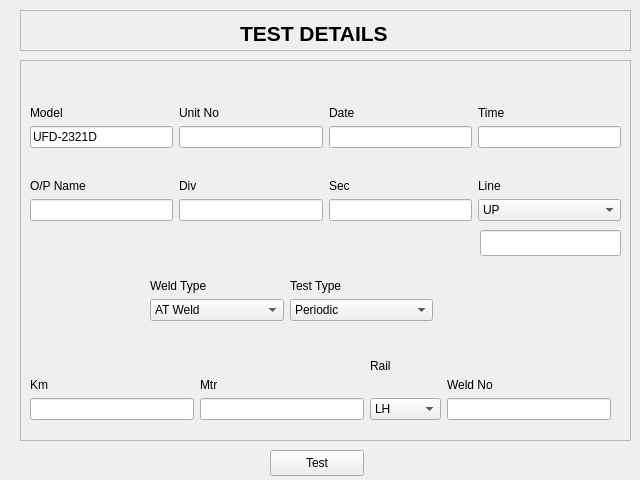
<?xml version="1.0" encoding="UTF-8"?>
<ui version="4.0">
 <class>testdetail0</class>
 <widget class="QWidget" name="testdetail0">
  <property name="geometry">
   <rect>
    <x>0</x>
    <y>0</y>
    <width>640</width>
    <height>480</height>
   </rect>
  </property>
  <widget class="QPushButton" name="TestButton">
   <property name="geometry">
    <rect>
     <x>270</x>
     <y>450</y>
     <width>94</width>
     <height>26</height>
    </rect>
   </property>
   <property name="text">
    <string>Test</string>
   </property>
  </widget>
  <widget class="QFrame" name="frameMain">
   <property name="geometry">
    <rect>
     <x>20</x>
     <y>60</y>
     <width>611</width>
     <height>381</height>
    </rect>
   </property>
   <property name="frameShape">
    <enum>QFrame::Shape::StyledPanel</enum>
   </property>
   <property name="frameShadow">
    <enum>QFrame::Shadow::Raised</enum>
   </property>
   <widget class="QWidget" name="gridLayoutWidget">
    <property name="geometry">
     <rect>
      <x>10</x>
      <y>20</y>
      <width>591</width>
      <height>141</height>
     </rect>
    </property>
    <layout class="QGridLayout" name="gridLayout">
     <item row="1" column="1">
      <widget class="QLineEdit" name="unitEdit">
       <property name="readOnly">
        <bool>true</bool>
       </property>
      </widget>
     </item>
     <item row="1" column="0">
      <widget class="QLineEdit" name="modelEdit">
       <property name="text">
        <string>UFD-2321D</string>
       </property>
       <property name="readOnly">
        <bool>true</bool>
       </property>
      </widget>
     </item>
     <item row="3" column="3">
      <widget class="QComboBox" name="lineCombo">
       <property name="maximumSize">
        <size>
         <width>16777215</width>
         <height>16777215</height>
        </size>
       </property>
       <item>
        <property name="text">
         <string>UP</string>
        </property>
       </item>
       <item>
        <property name="text">
         <string>DN</string>
        </property>
       </item>
       <item>
        <property name="text">
         <string>UD</string>
        </property>
       </item>
       <item>
        <property name="text">
         <string>SL</string>
        </property>
       </item>
       <item>
        <property name="text">
         <string>ByPass UP</string>
        </property>
       </item>
       <item>
        <property name="text">
         <string>ByPass DN</string>
        </property>
       </item>
       <item>
        <property name="text">
         <string>ByPass SL</string>
        </property>
       </item>
       <item>
        <property name="text">
         <string>L1</string>
        </property>
       </item>
       <item>
        <property name="text">
         <string>L2</string>
        </property>
       </item>
       <item>
        <property name="text">
         <string>L3</string>
        </property>
       </item>
       <item>
        <property name="text">
         <string>L4</string>
        </property>
       </item>
       <item>
        <property name="text">
         <string>L5</string>
        </property>
       </item>
       <item>
        <property name="text">
         <string>L6</string>
        </property>
       </item>
       <item>
        <property name="text">
         <string>L7</string>
        </property>
       </item>
       <item>
        <property name="text">
         <string>L8</string>
        </property>
       </item>
       <item>
        <property name="text">
         <string>Others</string>
        </property>
       </item>
      </widget>
     </item>
     <item row="3" column="0">
      <widget class="QLineEdit" name="opEdit"/>
     </item>
     <item row="2" column="3">
      <widget class="QLabel" name="label_line">
       <property name="text">
        <string>Line</string>
       </property>
       <property name="alignment">
        <set>Qt::AlignmentFlag::AlignBottom|Qt::AlignmentFlag::AlignLeading|Qt::AlignmentFlag::AlignLeft</set>
       </property>
      </widget>
     </item>
     <item row="0" column="2">
      <widget class="QLabel" name="label_date">
       <property name="text">
        <string>Date</string>
       </property>
       <property name="alignment">
        <set>Qt::AlignmentFlag::AlignBottom|Qt::AlignmentFlag::AlignLeading|Qt::AlignmentFlag::AlignLeft</set>
       </property>
      </widget>
     </item>
     <item row="1" column="2">
      <widget class="QLineEdit" name="dateEdit"/>
     </item>
     <item row="0" column="0">
      <widget class="QLabel" name="label_model">
       <property name="text">
        <string>Model</string>
       </property>
       <property name="alignment">
        <set>Qt::AlignmentFlag::AlignBottom|Qt::AlignmentFlag::AlignLeading|Qt::AlignmentFlag::AlignLeft</set>
       </property>
      </widget>
     </item>
     <item row="0" column="1">
      <widget class="QLabel" name="label_unit">
       <property name="text">
        <string>Unit No</string>
       </property>
       <property name="alignment">
        <set>Qt::AlignmentFlag::AlignBottom|Qt::AlignmentFlag::AlignLeading|Qt::AlignmentFlag::AlignLeft</set>
       </property>
      </widget>
     </item>
     <item row="2" column="2">
      <widget class="QLabel" name="label_sec">
       <property name="text">
        <string>Sec</string>
       </property>
       <property name="alignment">
        <set>Qt::AlignmentFlag::AlignBottom|Qt::AlignmentFlag::AlignLeading|Qt::AlignmentFlag::AlignLeft</set>
       </property>
      </widget>
     </item>
     <item row="2" column="0">
      <widget class="QLabel" name="label_op">
       <property name="text">
        <string>O/P Name</string>
       </property>
       <property name="alignment">
        <set>Qt::AlignmentFlag::AlignBottom|Qt::AlignmentFlag::AlignLeading|Qt::AlignmentFlag::AlignLeft</set>
       </property>
      </widget>
     </item>
     <item row="3" column="1">
      <widget class="QLineEdit" name="divEdit"/>
     </item>
     <item row="3" column="2">
      <widget class="QLineEdit" name="secEdit"/>
     </item>
     <item row="0" column="3">
      <widget class="QLabel" name="label_time">
       <property name="text">
        <string>Time</string>
       </property>
       <property name="alignment">
        <set>Qt::AlignmentFlag::AlignBottom|Qt::AlignmentFlag::AlignLeading|Qt::AlignmentFlag::AlignLeft</set>
       </property>
      </widget>
     </item>
     <item row="1" column="3">
      <widget class="QLineEdit" name="timeEdit"/>
     </item>
     <item row="2" column="1">
      <widget class="QLabel" name="label_div">
       <property name="text">
        <string>Div</string>
       </property>
       <property name="alignment">
        <set>Qt::AlignmentFlag::AlignBottom|Qt::AlignmentFlag::AlignLeading|Qt::AlignmentFlag::AlignLeft</set>
       </property>
      </widget>
     </item>
    </layout>
   </widget>
   <widget class="QLineEdit" name="lineothersEdit">
    <property name="enabled">
     <bool>true</bool>
    </property>
    <property name="geometry">
     <rect>
      <x>460</x>
      <y>170</y>
      <width>141</width>
      <height>26</height>
     </rect>
    </property>
   </widget>
   <widget class="QWidget" name="gridLayoutWidget_3">
    <property name="geometry">
     <rect>
      <x>130</x>
      <y>190</y>
      <width>283</width>
      <height>71</height>
     </rect>
    </property>
    <layout class="QGridLayout" name="gridLayout_3">
     <item row="0" column="0">
      <widget class="QLabel" name="label_weldtype">
       <property name="minimumSize">
        <size>
         <width>120</width>
         <height>0</height>
        </size>
       </property>
       <property name="maximumSize">
        <size>
         <width>120</width>
         <height>16777215</height>
        </size>
       </property>
       <property name="text">
        <string>Weld Type</string>
       </property>
       <property name="alignment">
        <set>Qt::AlignmentFlag::AlignBottom|Qt::AlignmentFlag::AlignLeading|Qt::AlignmentFlag::AlignLeft</set>
       </property>
      </widget>
     </item>
     <item row="1" column="0">
      <widget class="QComboBox" name="weldTypeCombo">
       <item>
        <property name="text">
         <string>AT Weld</string>
        </property>
       </item>
       <item>
        <property name="text">
         <string>FB Weld</string>
        </property>
       </item>
       <item>
        <property name="text">
         <string>COMB Weld</string>
        </property>
       </item>
       <item>
        <property name="text">
         <string>SEJ </string>
        </property>
       </item>
       <item>
        <property name="text">
         <string>P &amp; C</string>
        </property>
       </item>
       <item>
        <property name="text">
         <string>RAIL</string>
        </property>
       </item>
       <item>
        <property name="text">
         <string>Gas Pressure Weld</string>
        </property>
       </item>
      </widget>
     </item>
     <item row="0" column="1">
      <widget class="QLabel" name="label_testtype">
       <property name="minimumSize">
        <size>
         <width>120</width>
         <height>0</height>
        </size>
       </property>
       <property name="text">
        <string>Test Type</string>
       </property>
       <property name="alignment">
        <set>Qt::AlignmentFlag::AlignBottom|Qt::AlignmentFlag::AlignLeading|Qt::AlignmentFlag::AlignLeft</set>
       </property>
      </widget>
     </item>
     <item row="1" column="1">
      <widget class="QComboBox" name="testTypeCombo">
       <item>
        <property name="text">
         <string>Periodic</string>
        </property>
       </item>
       <item>
        <property name="text">
         <string>1st Periodic</string>
        </property>
       </item>
       <item>
        <property name="text">
         <string>Initial</string>
        </property>
       </item>
       <item>
        <property name="text">
         <string>General</string>
        </property>
       </item>
      </widget>
     </item>
    </layout>
   </widget>
   <widget class="QWidget" name="gridLayoutWidget_4">
    <property name="geometry">
     <rect>
      <x>10</x>
      <y>280</y>
      <width>581</width>
      <height>80</height>
     </rect>
    </property>
    <layout class="QGridLayout" name="gridLayout_4">
     <item row="1" column="0">
      <widget class="QLabel" name="label_km">
       <property name="text">
        <string>Km</string>
       </property>
       <property name="alignment">
        <set>Qt::AlignmentFlag::AlignBottom|Qt::AlignmentFlag::AlignLeading|Qt::AlignmentFlag::AlignLeft</set>
       </property>
      </widget>
     </item>
     <item row="2" column="3">
      <widget class="QLineEdit" name="weldNoEdit"/>
     </item>
     <item row="2" column="1">
      <widget class="QLineEdit" name="mtrEdit"/>
     </item>
     <item row="1" column="1">
      <widget class="QLabel" name="label_mtr">
       <property name="text">
        <string>Mtr</string>
       </property>
       <property name="alignment">
        <set>Qt::AlignmentFlag::AlignBottom|Qt::AlignmentFlag::AlignLeading|Qt::AlignmentFlag::AlignLeft</set>
       </property>
      </widget>
     </item>
     <item row="1" column="3">
      <widget class="QLabel" name="label_weldno">
       <property name="text">
        <string>Weld No</string>
       </property>
       <property name="alignment">
        <set>Qt::AlignmentFlag::AlignBottom|Qt::AlignmentFlag::AlignLeading|Qt::AlignmentFlag::AlignLeft</set>
       </property>
      </widget>
     </item>
     <item row="2" column="0">
      <widget class="QLineEdit" name="kmEdit"/>
     </item>
     <item row="1" column="2">
      <widget class="QLabel" name="label_Rail">
       <property name="text">
        <string>Rail</string>
       </property>
      </widget>
     </item>
     <item row="2" column="2">
      <widget class="QComboBox" name="RailcomboBox">
       <item>
        <property name="text">
         <string>LH</string>
        </property>
       </item>
       <item>
        <property name="text">
         <string>RH</string>
        </property>
       </item>
       <item>
        <property name="text">
         <string>LH&amp;RH</string>
        </property>
       </item>
      </widget>
     </item>
    </layout>
   </widget>
  </widget>
  <widget class="QFrame" name="frameHeader">
   <property name="geometry">
    <rect>
     <x>20</x>
     <y>10</y>
     <width>611</width>
     <height>41</height>
    </rect>
   </property>
   <property name="frameShape">
    <enum>QFrame::Shape::StyledPanel</enum>
   </property>
   <property name="frameShadow">
    <enum>QFrame::Shadow::Raised</enum>
   </property>
   <widget class="QLabel" name="label_Title">
    <property name="geometry">
     <rect>
      <x>220</x>
      <y>8</y>
      <width>151</width>
      <height>31</height>
     </rect>
    </property>
    <property name="font">
     <font>
      <pointsize>16</pointsize>
      <bold>true</bold>
     </font>
    </property>
    <property name="text">
     <string>TEST DETAILS</string>
    </property>
   </widget>
  </widget>
 </widget>
 <resources/>
 <connections/>
</ui>
